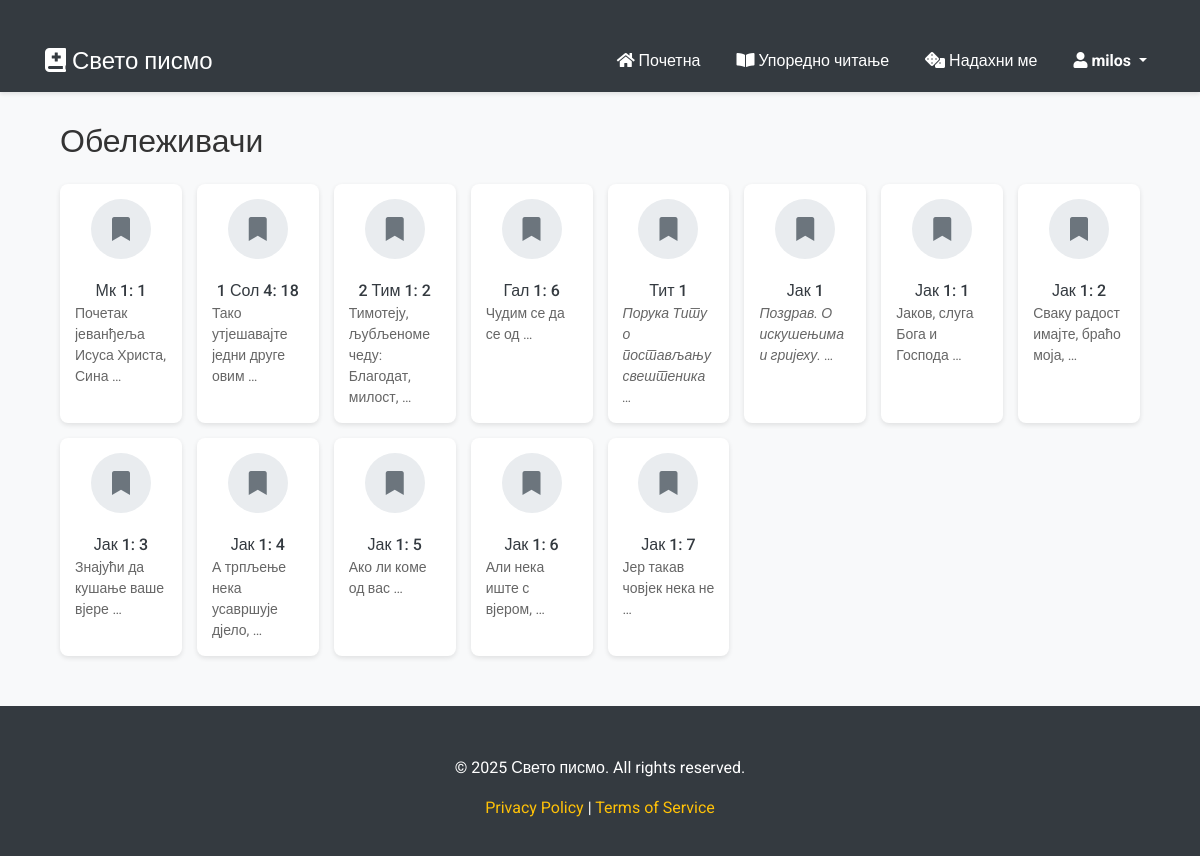
Screenshot of /bookmarks/ (signed in) with the database file from the repository.
### web_page/models.py (models this page shows, shortened)
class User(AbstractUser):
    pass

class Bookmark(models.Model):
    author = models.ForeignKey(settings.AUTH_USER_MODEL, on_delete=models.CASCADE, related_name='bookmarks_authored')
    book = models.ForeignKey('verse_fetcher.Books', on_delete=models.CASCADE, related_name='book_bookmarks')
    verse = models.ForeignKey('verse_fetcher.Verses', on_delete=models.CASCADE, related_name='verse_bookmarks')
    creation_date = models.DateTimeField(default=timezone.now, editable=False)
    class Meta:
        verbose_name = 'Bookmark'
        verbose_name_plural = 'Bookmarks'
        unique_together = ('author', 'verse')
        indexes = [
            models.Index(fields=['author']),
            models.Index(fields=['book']),
            models.Index(fields=['verse']),
        ]

### verse_fetcher/models.py (models this page shows, shortened)
class Verses(models.Model):
    id = models.AutoField(primary_key=True)  # Explicit primary key
    book = models.ForeignKey(Books, on_delete=models.CASCADE)  # Fix on_delete behavior
    chapter = models.IntegerField()
    verse_number = models.IntegerField()
    verse = models.TextField(blank=True, null=True)
    class Meta:
        managed = False  # Keep this if you don't want Django to manage the table
        db_table = 'verses'
        ordering = ['chapter', 'verse_number']

class Books(models.Model):
    id = models.AutoField(primary_key=True)  # Explicit primary key
    acronym = models.TextField()
    title = models.TextField()
    class Meta:
        managed = False  # Keep this if you don't want Django to manage the table
        db_table = 'books'

### web_page/views.py (the view)
# urls.py: path('bookmarks/', views.show_bookmarks, name='show_bookmarks'),
def show_bookmarks(request):
    bookmarks = Bookmark.objects.filter(author=request.user).order_by('creation_date')
    return render(request, "web_page/bookmarks.html", {
        "bookmarks": bookmarks
    })

### web_page/templates/web_page/bookmarks.html (shortened to what this page needs)
{% extends "web_page/layout.html" %}
{% load static %}
{% block body %}
<div class="container">
    <h2 class="my-4 unselectable">Обележивачи</h2>
    <div class="books-grid">
        {% for bookmark in bookmarks %}
        <div class="book-card" data-book-id="{{ book_data.book.id }}">
            <div class="book-card-inner">
                <button class="book-btn bookmark">
                    <i class="fa fa-bookmark"></i>
                </button>
                <a href="{% url 'show_book' book_id=bookmark.verse.book.id %}" class="book-link">
                    <div class="book-acronym unselectable">
                        {{ bookmark.verse.book.acronym }} {{ bookmark.verse.chapter }}{% if bookmark.verse.verse_number != 0 %}: {{ bookmark.verse.verse_number }}{% endif %}
                    </div>
                </a>
                <div class="verse-preview">
                    <p>{% if bookmark.verse.verse_number == 0 %}<em>{% endif %}{{ bookmark.verse.verse|truncatewords:5 }}{% if bookmark.verse.verse_number == 0 %}</em>{% endif %}</p>
                </div>
            </div>
        </div>
        {% endfor %}
    </div>
</div>
{% endblock %}

### web_page/templates/web_page/layout.html (shortened to what this page needs)
{% load static %}
<!DOCTYPE html>
<html lang="sr">
<head>
    <link rel="stylesheet" href="https://stackpath.bootstrapcdn.com/bootstrap/4.4.1/css/bootstrap.min.css">
    <link rel="stylesheet" href="https://cdnjs.cloudflare.com/ajax/libs/font-awesome/5.15.4/css/all.min.css">
    <link rel="stylesheet" href="{% static 'web_page/css/styles.css' %}">
</head>
<body>
    <nav class="navbar navbar-expand-lg navbar-dark unselectable">
        <div class="container">
            <a class="navbar-brand" href="{% url 'index' %}"><i class='fas fa-book-medical'></i> Свето писмо</a>
            <div class="collapse navbar-collapse" id="navbarNav">
                <ul class="navbar-nav ml-auto">
                    <li class="nav-item">
                        <a class="nav-link" href="{% url 'index' %}"><i class="fas fa-home"></i> Почетна</a>
                    </li>
                    <li class="nav-item">
                        <a class="nav-link" href="{% url 'comparative reading' %}"><i class="fas fa-book-open"></i> Упоредно читање</a>
                    </li>
                    <li class="nav-item">
                        <a class="nav-link" href="{% url 'random_verse_generator' %}"><i class="fas fa-dice"></i> Надахни ме</a>
                    </li>
                    <li class="nav-item dropdown">
                        <a class="nav-link dropdown-toggle" href="#" id="navbarDropdown" role="button" data-toggle="dropdown" aria-haspopup="true" aria-expanded="false">
                            <i class="fas fa-user"></i> {% if user.is_authenticated %}<strong>{{ user.username }}</strong> {% else %} Нисте пријављени {% endif %}
                        </a></strong>
                    </li>
                </ul>
            </div>
        </div>
    </nav>
    <div class="container">
        {% block body %}
        {% endblock %}
    </div>
    <footer class="footer">
        <div class="container unselectable">
            <p>&copy; 2025 Свето писмо. All rights reserved.</p>
            <p><a href="#">Privacy Policy</a> | <a href="#">Terms of Service</a></p>
        </div>
    </footer>
</body>
</html>

### web_page/static/web_page/css/styles.css (style rules this page uses)
body { font-family: 'Roboto', sans-serif; background-color: #f8f9fa; color: #333; }
.container { margin-top: 30px; }
.unselectable { -webkit-user-select: none; -moz-user-select: none; -ms-user-select: none; user-select: none; }
.navbar { background-color: #343a40; box-shadow: 0 2px 4px rgba(0, 0, 0, 0.1); }
.navbar-brand { font-size: 1.5rem; font-weight: 500; color: #fff !important; }
.navbar-nav .nav-link { color: #fff !important; font-weight: 400; margin-left: 20px; }
.footer { background-color: #343a40; color: #fff; padding: 20px 0; text-align: center; margin-top: 50px; }
.footer a { color: #ffc107; text-decoration: none; }
a { color: #ffc107; text-decoration: none; transition: color 0.3s ease; }
.books-grid { display: grid; grid-template-columns: repeat(auto-fill, minmax(120px, 1fr)); gap: 15px; margin-top: 20px; }
.book-card { display: flex; flex-direction: column; align-items: center; padding: 15px; background-color: #fff; border-radius: 8px; box-shadow: 0 2px 5px rgba(0,0,0,0.1); transition: all 0.3s ease; cursor: pointer; }
.book-acronym { margin-top: 10px; font-weight: 500; color: #343a40; text-align: center; }
.book-btn { width: 60px; height: 60px; border-radius: 50%; display: flex; align-items: center; justify-content: center; font-size: 1.5rem; border: none; cursor: pointer; transition: all 0.3s ease; }
.book-btn.bookmark { background-color: #e9ecef; color: #6c757d; }
.book-card-inner { position: relative; display: flex; flex-direction: column; align-items: center; width: 100%; }
.book-link { text-decoration: none; color: inherit; width: 100%; text-align: center; margin-top: 10px; }
.book-btn { position: relative; z-index: 2; }
.verse-preview p { margin: 0; color: #666; font-size: 14px; white-space: normal; overflow: hidden; text-overflow: ellipsis; }

### rows the page displays
User: username "milos"
Bookmark: verse.book.acronym "Мк", verse.chapter "1", verse.verse_number "1", verse.verse "Почетак јеванђеља Исуса Христа, Сина …"
Bookmark: verse.book.acronym "1 Сол", verse.chapter "4", verse.verse_number "18", verse.verse "Тако утјешавајте једни друге овим …"
Bookmark: verse.book.acronym "2 Тим", verse.chapter "1", verse.verse_number "2", verse.verse "Тимотеју, љубљеноме чеду: Благодат, милост, …"
Bookmark: verse.book.acronym "Гал", verse.chapter "1", verse.verse_number "6", verse.verse "Чудим се да се од …"
Bookmark: verse.book.acronym "Тит", verse.chapter "1", verse.verse "Порука Титу о постављању свештеника …"
Bookmark: verse.book.acronym "Јак", verse.chapter "1", verse.verse "Поздрав. О искушењима и гријеху. …"
Bookmark: verse.book.acronym "Јак", verse.chapter "1", verse.verse_number "1", verse.verse "Јаков, слуга Бога и Господа …"
Bookmark: verse.book.acronym "Јак", verse.chapter "1", verse.verse_number "2", verse.verse "Сваку радост имајте, браћо моја, …"
Bookmark: verse.book.acronym "Јак", verse.chapter "1", verse.verse_number "3", verse.verse "Знајући да кушање ваше вјере …"
Bookmark: verse.book.acronym "Јак", verse.chapter "1", verse.verse_number "4", verse.verse "А трпљење нека усавршује дјело, …"
Bookmark: verse.book.acronym "Јак", verse.chapter "1", verse.verse_number "5", verse.verse "Ако ли коме од вас …"
Bookmark: verse.book.acronym "Јак", verse.chapter "1", verse.verse_number "6", verse.verse "Али нека иште с вјером, …"
Bookmark: verse.book.acronym "Јак", verse.chapter "1", verse.verse_number "7", verse.verse "Јер такав човјек нека не …"
